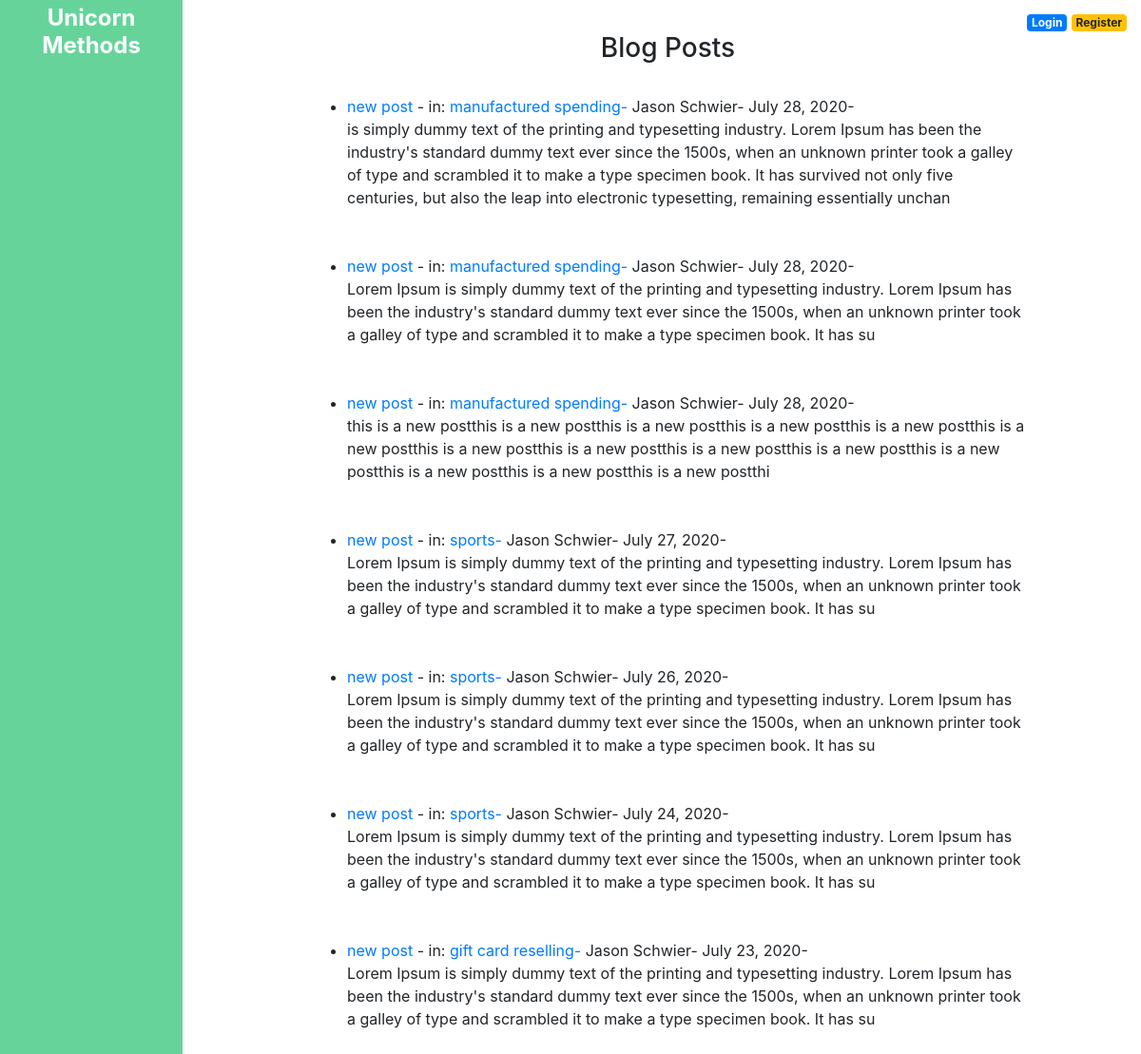
Before: / with the older database file.
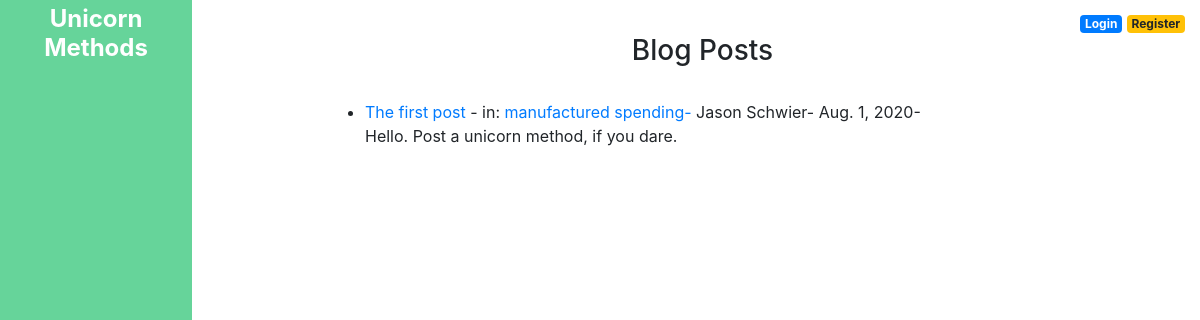
After: the same page with the newer database file.
### theblog/models.py (models this page shows, shortened)
class Post(models.Model):
	title = models.CharField(max_length= 255)
	header_image = models.ImageField(null=True, blank=True, upload_to="images/")
	title_tag = models.CharField(max_length= 255)
	author = models.ForeignKey(User, on_delete=models.CASCADE)
	body = RichTextField(blank=True, null=True, max_length=50000)
	post_date = models.DateField(auto_now_add=True)
	SEO = models.CharField(max_length = 255)
	category = models.CharField(max_length=350)
	snippet = models.CharField(max_length=50000)
	likes = models.ManyToManyField(User, related_name= 'blog_posts')

### theblog/views.py (the view)
# urls.py: path('', HomeView.as_view(), name="home"),
class HomeView(ListView):
	model = Post
	template_name = 'home.html'
	ordering = ['-post_date']
	def get_context_data(self, *args, **kwargs):
		cat_menu = Category.objects.all()
		context = super(HomeView, self).get_context_data(*args, **kwargs)
		context["cat_menu"] = cat_menu
		return context

### theblog/models.py (called while the page is built)
	def __str__(self):
		return self.name

### theblog/templates/home.html (shortened to what this page needs)
{% extends 'base.html' %}
{% block content %}
<div class="home">
<h3><center>Blog Posts </center></h3><br/>
<ul>
{% for post in object_list %}
	<li>
		<a href="{% url 'article-detail' post.pk %}">
			{{ post.title }}
		</a>-
		in:<a href="{% url 'category' post.category|slugify %}">
			{{ post.category }}-
		</a>
		{{ post.author.first_name }}
		{{ post.author.last_name }}-
		{{ post.post_date }}-
	<br/>
	{{ post.snippet }}
	<br/>
	<br/>
	<br/>
	</li>
	{% endfor %}
</ul>
</div>
{% endblock %}

### theblog/templates/base.html (shortened to what this page needs)
{% load static %}
<!doctype html>
<html lang="en">
  <head>
    <link rel="stylesheet" href="https://stackpath.bootstrapcdn.com/bootstrap/4.5.0/css/bootstrap.min.css">
    <link rel="stylesheet" href= "{% static 'theblog/css/main.css' %}"/>
  </head>
  <body>
<div class="vertical">
  <ul>
    <div class="title">
      <a href="{% url 'home' %}" class="text-white"><h4><strong>Unicorn Methods</strong></h4></a>
    </div>
  </ul>
</div>
   {% if user.is_authenticated %}
    <div class="logout">
      <a class="badge badge-secondary" href ="{% url 'logout' %}">
        Logout
      </a>
    </div>
     <div class="Settings">
      <a class="badge badge-warning" href ="{% url 'logout' %}">
        Logout
      </a>
    </div>
    {% else %}
      <div class="logout">
      <a class="badge badge-primary" href ="{% url 'login' %}">
        Login
      </a>
      <a class="badge badge-warning" href ="{% url 'register' %}">
        Register
      </a>
    </div>
  {% endif %}
    <div class="container">
      {% block content %}
      {% endblock %}
    </div>
  </body>
</html>

### static/theblog/css/main.css (style rules this page uses)
.title { padding-top: 5px; }
.vertical ul { list-style-type: none; margin: 0; padding-left: 0px; width: 16%; background-color: #66D49A ; position: fixed; height: 100%; overflow: auto; text-align: center; font-size: 18px; font-weight: bold; }
.home { padding-left: 280px; padding-right: 75px; padding-top: 0px; }
.logout { text-align: right; padding-right: 15px; padding-top: 10px; }

Changed rows visible on the page:
removed Post: title "new post", category "manufactured spending", author.first_name "Jason", author.last_name "Schwier", post_date "July 28, 2020", snippet "is simply dummy text of the printing and typesetting industry. Lorem Ipsum has been the industry's standard dummy text ever since the 1500s, when an unknown printer took a galley of type and scrambled it to make a type specimen book. It has survived not only five centuries, but also the leap into electronic typesetting, remaining essentially unchan"
removed Post: title "new post", category "manufactured spending", author.first_name "Jason", author.last_name "Schwier", post_date "July 28, 2020", snippet "Lorem Ipsum is simply dummy text of the printing and typesetting industry. Lorem Ipsum has been the industry's standard dummy text ever since the 1500s, when an unknown printer took a galley of type and scrambled it to make a type specimen book. It has su"
removed Post: title "new post", category "manufactured spending", author.first_name "Jason", author.last_name "Schwier", post_date "July 28, 2020", snippet "this is a new postthis is a new postthis is a new postthis is a new postthis is a new postthis is a new postthis is a new postthis is a new postthis is a new postthis is a new postthis is a new postthis is a new postthis is a new postthis is a new postthi"
removed Post: title "new post", category "sports", author.first_name "Jason", author.last_name "Schwier", post_date "July 27, 2020", snippet "Lorem Ipsum is simply dummy text of the printing and typesetting industry. Lorem Ipsum has been the industry's standard dummy text ever since the 1500s, when an unknown printer took a galley of type and scrambled it to make a type specimen book. It has su"
removed Post: title "new post", category "sports", author.first_name "Jason", author.last_name "Schwier", post_date "July 26, 2020", snippet "Lorem Ipsum is simply dummy text of the printing and typesetting industry. Lorem Ipsum has been the industry's standard dummy text ever since the 1500s, when an unknown printer took a galley of type and scrambled it to make a type specimen book. It has su"
removed Post: title "new post", category "sports", author.first_name "Jason", author.last_name "Schwier", post_date "July 24, 2020", snippet "Lorem Ipsum is simply dummy text of the printing and typesetting industry. Lorem Ipsum has been the industry's standard dummy text ever since the 1500s, when an unknown printer took a galley of type and scrambled it to make a type specimen book. It has su"
removed Post: title "new post", category "gift card reselling", author.first_name "Jason", author.last_name "Schwier", post_date "July 23, 2020", snippet "Lorem Ipsum is simply dummy text of the printing and typesetting industry. Lorem Ipsum has been the industry's standard dummy text ever since the 1500s, when an unknown printer took a galley of type and scrambled it to make a type specimen book. It has su"
added Post: title "The first post", category "manufactured spending", author.first_name "Jason", author.last_name "Schwier", post_date "Aug. 1, 2020", snippet "Hello. Post a unicorn method, if you dare."
